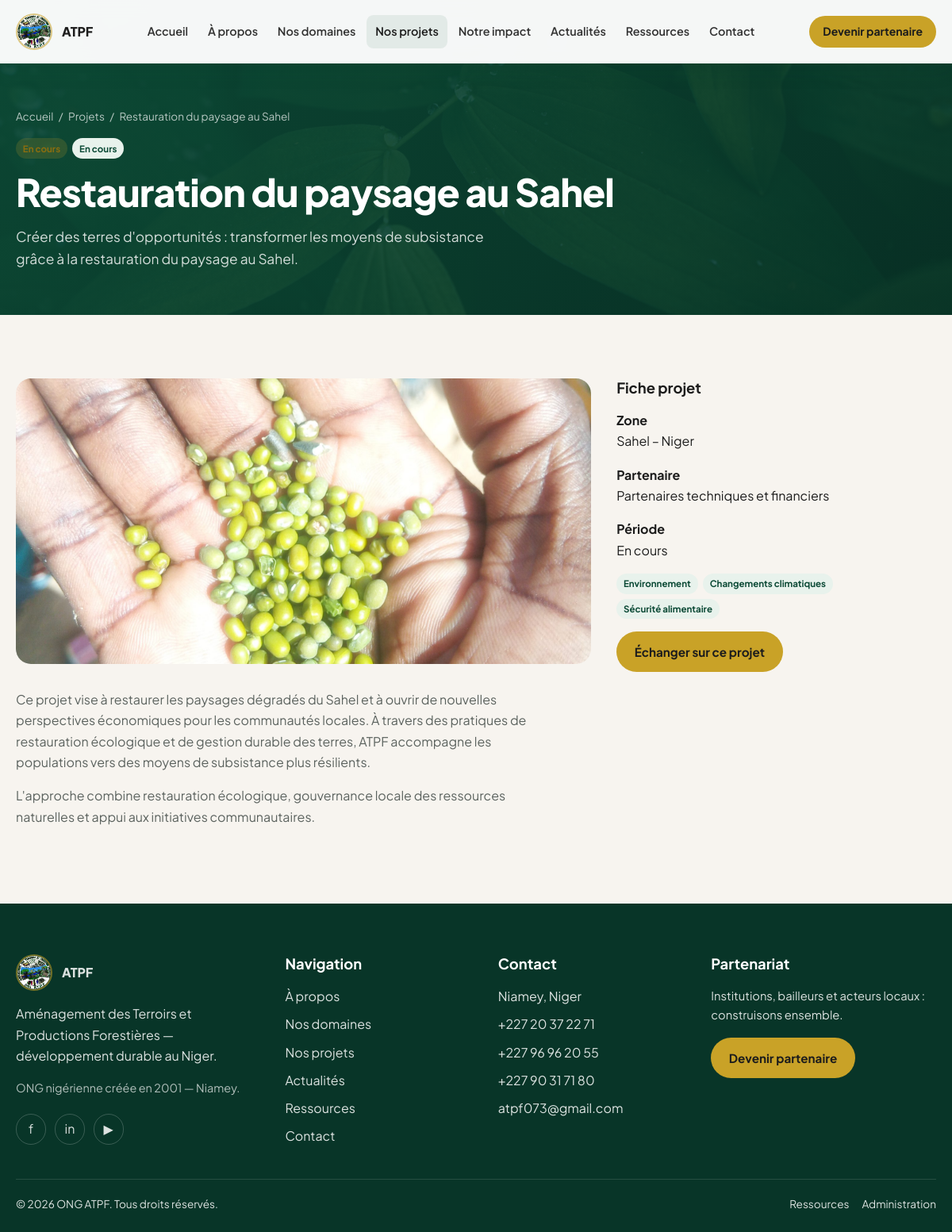
The page /projets/restauration-paysage-sahel on the database its author committed.
### tables this page shows
CREATE TABLE projects (
  id INT UNSIGNED AUTO_INCREMENT PRIMARY KEY,
  title VARCHAR(255) NOT NULL,
  slug VARCHAR(255) NOT NULL UNIQUE,
  summary TEXT NOT NULL,
  content LONGTEXT NULL,
  cover_image VARCHAR(255) NULL,
  gallery JSON NULL,
  zone VARCHAR(255) NULL,
  period_start DATE NULL,
  period_end DATE NULL,
  period_label VARCHAR(120) NULL,
  partner_name VARCHAR(255) NULL,
  status ENUM('active','completed','planned','draft') NOT NULL DEFAULT 'draft',
  beneficiaries_note VARCHAR(255) NULL,
  is_featured TINYINT(1) NOT NULL DEFAULT 0,
  is_published TINYINT(1) NOT NULL DEFAULT 0,
  published_at DATETIME NULL,
  meta_title VARCHAR(255) NULL,
  meta_description VARCHAR(320) NULL,
  sort_order INT NOT NULL DEFAULT 0,
  created_at DATETIME NOT NULL DEFAULT CURRENT_TIMESTAMP,
  updated_at DATETIME NOT NULL DEFAULT CURRENT_TIMESTAMP ON UPDATE CURRENT_TIMESTAMP,
  INDEX idx_status (status),
  INDEX idx_published (is_published)
);

CREATE TABLE domains (
  id INT UNSIGNED AUTO_INCREMENT PRIMARY KEY,
  title VARCHAR(160) NOT NULL,
  slug VARCHAR(160) NOT NULL UNIQUE,
  short_description VARCHAR(400) NOT NULL,
  full_description TEXT NULL,
  icon VARCHAR(60) DEFAULT 'leaf',
  image VARCHAR(255) NULL,
  sort_order INT NOT NULL DEFAULT 0,
  is_published TINYINT(1) NOT NULL DEFAULT 1,
  created_at DATETIME NOT NULL DEFAULT CURRENT_TIMESTAMP,
  updated_at DATETIME NOT NULL DEFAULT CURRENT_TIMESTAMP ON UPDATE CURRENT_TIMESTAMP
);

### app/Controllers/ProjectController.php (called while the page is built, shortened)
<?php
class ProjectController extends Controller
{
    public function show(string $slug): void
    {
        $project = Project::findBySlug($slug);
        view('pages/projets/show', $this->seo(
            $project['meta_title'] ?: ($project['title'] . ' | ATPF'),
            $project['meta_description'] ?: truncate($project['summary'], 155)
        ) + [
            'project' => $project,
            'regions' => Project::regions((int) $project['id']),
            'domains' => Project::domains((int) $project['id']),
            'related' => array_slice(array_filter(
                Project::published(),
                fn($p) => $p['id'] !== $project['id']
            ), 0, 2),
        ]);
    }
}

### index.php (called while the page is built, shortened)
<?php
$router = new Router();
$router->get('/', [HomeController::class, 'index']);
$router->get('/a-propos', [PageController::class, 'about']);
$router->get('/domaines', [PageController::class, 'domains']);
$router->get('/projets', [ProjectController::class, 'index']);
$router->get('/projets/{slug}', [ProjectController::class, 'show']);
$router->get('/impact', [PageController::class, 'impact']);
$router->get('/actualites', [NewsController::class, 'index']);
$router->get('/actualites/{slug}', [NewsController::class, 'show']);
$router->get('/ressources', [PageController::class, 'resources']);
$router->get('/partenaires', [PageController::class, 'partners']);
$router->get('/contact', [PageController::class, 'contact']);
$router->post('/contact', [PageController::class, 'contactSubmit']);
$router->get('/api/regions/{slug}', [ApiController::class, 'region']);
$router->get('/admin/login', [AdminController::class, 'loginForm']);
$router->post('/admin/login', [AdminController::class, 'login']);
$router->get('/admin/logout', [AdminController::class, 'logout']);
$router->get('/admin', [AdminController::class, 'dashboard']);
$router->get('/admin/projets', [AdminController::class, 'projects']);
$router->get('/admin/projets/create', [AdminController::class, 'projectForm']);
$router->get('/admin/projets/edit/{id}', [AdminController::class, 'projectForm']);
$router->post('/admin/projets/save', [AdminController::class, 'projectSave']);
$router->post('/admin/projets/delete', [AdminController::class, 'projectDelete']);
$router->get('/admin/actualites', [AdminController::class, 'news']);
$router->get('/admin/actualites/create', [AdminController::class, 'newsForm']);
$router->get('/admin/actualites/edit/{id}', [AdminController::class, 'newsForm']);
$router->post('/admin/actualites/save', [AdminController::class, 'newsSave']);
$router->post('/admin/actualites/delete', [AdminController::class, 'newsDelete']);
$router->get('/admin/partenaires', [AdminController::class, 'partners']);
$router->post('/admin/partenaires/save', [AdminController::class, 'partnerSave']);
$router->post('/admin/partenaires/delete', [AdminController::class, 'partnerDelete']);
$router->get('/admin/chiffres', [AdminController::class, 'stats']);
$router->post('/admin/chiffres/save', [AdminController::class, 'statsSave']);
$router->get('/admin/messages', [AdminController::class, 'messages']);
$router->post('/admin/messages/read', [AdminController::class, 'messageRead']);
$router->get('/admin/ressources', [AdminController::class, 'resources']);
$router->post('/admin/ressources/save', [AdminController::class, 'resourceSave']);
$router->dispatch($_SERVER['REQUEST_METHOD'], $_SERVER['REQUEST_URI'] ?? '/');

### app/Database.php (called while the page is built, shortened)
<?php
class Database
{
    private static ?PDO $pdo = null;
    public static function connect(array $config): void
    {
        $dsn = sprintf(
            'mysql:host=%s;port=%s;dbname=%s;charset=utf8mb4',
            $config['host'],
            $config['port'],
            $config['database']
        );
        self::$pdo = new PDO($dsn, $config['username'], $config['password'], [
            PDO::ATTR_ERRMODE => PDO::ERRMODE_EXCEPTION,
            PDO::ATTR_DEFAULT_FETCH_MODE => PDO::FETCH_ASSOC,
            PDO::ATTR_EMULATE_PREPARES => false,
            PDO::MYSQL_ATTR_INIT_COMMAND => "SET NAMES utf8mb4 COLLATE utf8mb4_unicode_ci",
        ]);
        self::$pdo->exec("SET NAMES utf8mb4 COLLATE utf8mb4_unicode_ci");
    }
    public static function pdo(): PDO
    {
        return self::$pdo;
    }
    public static function query(string $sql, array $params = []): PDOStatement
    {
        $stmt = self::pdo()->prepare($sql);
        $stmt->execute($params);
        return $stmt;
    }
    public static function fetch(string $sql, array $params = []): ?array
    {
        $row = self::query($sql, $params)->fetch();
        return $row ?: null;
    }
    public static function fetchAll(string $sql, array $params = []): array
    {
        return self::query($sql, $params)->fetchAll();
    }
}

### app/Models/Project.php (called while the page is built, shortened)
<?php
class Project
{
    public static function published(int $limit = 0, bool $featuredOnly = false): array
    {
        $sql = "SELECT * FROM projects WHERE is_published = 1";
        $sql .= " ORDER BY sort_order ASC, published_at DESC";
        return Database::fetchAll($sql);
    }
    public static function findBySlug(string $slug): ?array
    {
        return Database::fetch(
            'SELECT * FROM projects WHERE slug = ? AND is_published = 1 LIMIT 1',
            [$slug]
        );
    }
    public static function domains(int $projectId): array
    {
        return Database::fetchAll(
            'SELECT d.* FROM domains d
             INNER JOIN project_domains pd ON pd.domain_id = d.id
             WHERE pd.project_id = ?',
            [$projectId]
        );
    }
}

### app/media.php (called while the page is built, shortened)
<?php
function atpf_img(string $file): string
{
    return asset('assets/images/atpf/' . ltrim($file, '/'));
}

### views/pages/projets/show.php (the view, shortened to what this page needs)
<?php
$img = (!empty($project['cover_image']) && is_file(ROOT_PATH.'/'.ltrim($project['cover_image'],'/')))
  ? asset($project['cover_image'])
  : atpf_img('mung3-scaled.jpg');
?>
<section class="page-hero">
  <div class="container">
    <nav class="breadcrumb" aria-label="Fil d'Ariane">
      <a href="<?= base_path() ?>">Accueil</a><span>/</span>
      <a href="<?= base_path('projets') ?>">Projets</a><span>/</span>
      <span><?= e(truncate($project['title'], 40)) ?></span>
    </nav>
    <div class="meta-row" style="margin-bottom:1rem">
      <?php if ($project['status'] === 'active'): ?><span class="chip chip-gold">En cours</span><?php endif; ?>
      <?php if ($project['period_label']): ?><span class="chip"><?= e($project['period_label']) ?></span><?php endif; ?>
    </div>
    <h1 class="h1"><?= e($project['title']) ?></h1>
    <p class="lead"><?= e($project['summary']) ?></p>
  </div>
</section>
<section class="section">
  <div class="container" style="display:grid;grid-template-columns:1.35fr .75fr;gap:2rem">
    <div>
      <div class="story-visual" style="min-height:360px;margin-bottom:2rem;position:relative">
        <img src="<?= e($img) ?>" alt="<?= e($project['title']) ?>" style="position:absolute;inset:0;width:100%;height:100%;object-fit:cover">
      </div>
      <div class="prose"><?= $project['content'] ?></div>
    </div>
    <aside>
      <div class="region-panel sticky-aside">
        <h2 class="h3">Fiche projet</h2>
        <?php if ($project['zone']): ?><p><strong>Zone</strong><br><?= e($project['zone']) ?></p><?php endif; ?>
        <?php if ($project['partner_name']): ?><p><strong>Partenaire</strong><br><?= e($project['partner_name']) ?></p><?php endif; ?>
        <?php if ($project['period_label']): ?><p><strong>Période</strong><br><?= e($project['period_label']) ?></p><?php endif; ?>
        <?php if (!empty($domains)): ?>
          <div style="display:flex;flex-wrap:wrap;gap:.4rem;margin-top:.5rem">
            <?php foreach ($domains as $d): ?><span class="chip"><?= e($d['title']) ?></span><?php endforeach; ?>
          </div>
        <?php endif; ?>
        <a class="btn btn-primary" style="margin-top:1rem" href="<?= base_path('contact') ?>">Échanger sur ce projet</a>
      </div>
    </aside>
  </div>
</section>

### app/Router.php (shortened to what this page needs)
<?php
class Router
{
    private array $routes = [];
    private function add(string $method, string $path, callable|array $handler): void
    {
        $this->routes[] = compact('method', 'path', 'handler');
    }
    public function dispatch(string $method, string $uri): void
    {
        $path = parse_url($uri, PHP_URL_PATH) ?: '/';
        $base = rtrim((string) config('base_path'), '/');
        if ($base && str_starts_with($path, $base)) {
            $path = substr($path, strlen($base)) ?: '/';
        }
        $path = '/' . trim($path, '/');
        if ($path !== '/') {
            $path = rtrim($path, '/');
        }
        foreach ($this->routes as $route) {
            $pattern = preg_replace('#\{([a-zA-Z_]+)\}#', '(?P<$1>[^/]+)', $route['path']);
            $pattern = '#^' . $pattern . '$#';
            if (!preg_match($pattern, $path, $matches)) {
                continue;
            }
            $params = array_filter($matches, 'is_string', ARRAY_FILTER_USE_KEY);
            $handler = $route['handler'];
            if (is_array($handler)) {
                [$class, $action] = $handler;
                $controller = new $class();
                call_user_func_array([$controller, $action], $params);
                return;
            }
            return;
        }
    }
}

### assets/css/app.css (style rules this page uses)
:root { --adk-green: #0c4a36; --adk-green-deep: #083528; --adk-green-soft: #1a6b4f; --adk-green-pale: #e8f2ec; --adk-gold: #c9a227; --adk-gold-soft: #e8d48a; --adk-cream: #f7f4ef; --adk-beige: #ede6d9; --adk-ink: #1c1c1c; --adk-muted: #5c635f; --adk-white: #ffffff; --adk-radius: 1rem; --header-h: 5rem; --font-sans: "Plus Jakarta Sans", "Segoe UI", sans-serif; }
*, *::before, *::after { box-sizing: border-box; }
html { scroll-behavior: smooth; }
body { margin: 0; font-family: var(--font-sans); color: var(--adk-ink); background: var(--adk-cream); line-height: 1.65; -webkit-font-smoothing: antialiased; }
img { max-width: 100%; height: auto; display: block; }
a { color: inherit; text-decoration: none; }
.container { width: min(1180px, calc(100% - 2.5rem)); margin-inline: auto; }
.h1 { font-size: clamp(2.2rem, 5vw, 3.75rem); line-height: 1.08; font-weight: 700; letter-spacing: -.02em; margin: 0 0 1rem; }
.h3 { font-size: 1.15rem; line-height: 1.3; font-weight: 700; margin: 0 0 .5rem; }
.lead { font-size: 1.085rem; color: var(--adk-muted); max-width: 40rem; margin: 0; }
.prose { max-width: 42rem; color: var(--adk-muted); }
.prose p { margin: 0 0 1rem; }
.btn { display: inline-flex; align-items: center; justify-content: center; gap: .55rem; min-height: 3rem; padding: .75rem 1.35rem; border-radius: 999px; border: 1.5px solid transparent; font-weight: 650; font-size: .95rem; transition: .25s ease; cursor: pointer; white-space: nowrap; }
.btn-primary { background: var(--adk-gold); color: var(--adk-ink); }
.section { padding: 5rem 0; }
.meta-row { display: flex; flex-wrap: wrap; gap: .4rem; }
.chip { display: inline-flex; align-items: center; padding: .2rem .55rem; border-radius: 999px; background: var(--adk-green-pale); color: var(--adk-green); font-size: .72rem; font-weight: 700; }
.chip-gold { background: rgba(201,162,39,.18); color: #8a6d10; }
.page-hero { padding: 8.5rem 0 3.5rem; background: linear-gradient(135deg, rgba(12,74,54,.94), rgba(8,53,40,.88)), url('../images/atpf/hero.jpg') center/cover; color: #fff; }
.page-hero .lead { color: rgba(255,255,255,.82); }
.page-hero .breadcrumb { color: rgba(255,255,255,.7); }
:root { --atpf-green: var(--adk-green); --forest: var(--adk-green); --forest-deep: var(--adk-green-deep); --leaf: var(--adk-green-soft); --gold: var(--adk-gold); --cream: var(--adk-cream); --ink: var(--adk-ink); --muted: var(--adk-muted); --white: var(--adk-white); --line: rgba(12,74,54,.12); --font-display: var(--font-sans); --font-body: var(--font-sans); }
.page-hero .h1, .page-hero h1 { font-size: clamp(2rem, 4vw, 3.2rem); margin:0 0 1rem; font-weight:800; letter-spacing:-.02em; }
.breadcrumb { display:flex; flex-wrap:wrap; gap:.4rem; font-size:.85rem; margin-bottom:1rem; }
.story-visual img, .media-frame img { width:100%; border-radius:1.2rem; object-fit:cover; }

### rows shown on the page
projects: title "Restauration du paysage au Sahel", period_label "En cours", summary "Créer des terres d'opportunités : transformer les moyens de subsistance grâce à la restauration du paysage au Sahel.", content "Ce projet vise à restaurer les paysages dégradés du Sahel et à ouvrir de nouvelles perspectives économiques pour les communautés locales. À travers des pratiques de restauration écologique et de gestion durable des terres, ATPF accompagne les populations vers des moyens de subsistance plus résilients. L'approche combine restauration écologique, gouvernance locale des ressources naturelles et appui aux initiatives communautaires.", zone "Sahel – Niger", partner_name "Partenaires techniques et financiers"
domains: title "Environnement"
domains: title "Changements climatiques"
domains: title "Sécurité alimentaire"

### other values the page prints
$m "+227 96 96 20 55"
$m "+227 90 31 71 80"
